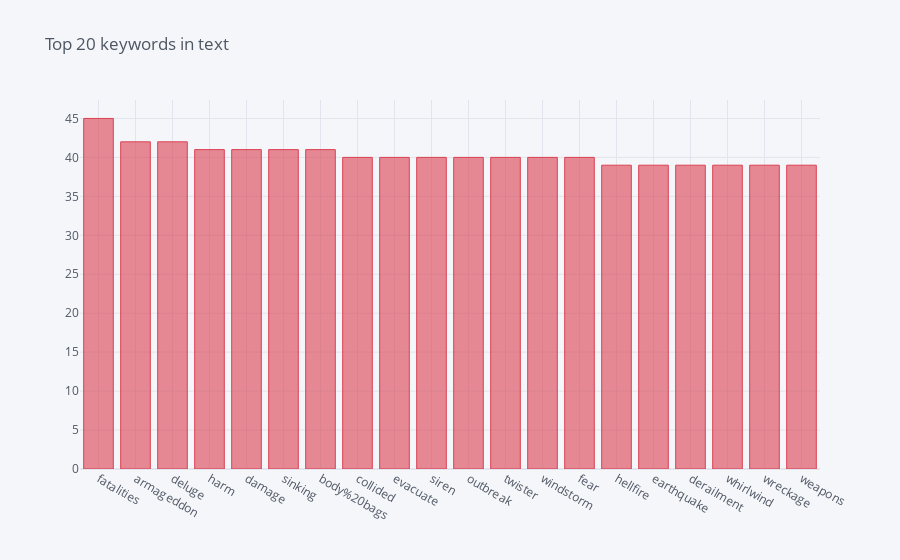

The notebook cell this image was saved under:
### Code cell
print('Number of unique keywords: ', train['keyword'].nunique())
print('Percentage of tweets with keywords: ', len(train['keyword'].dropna())/ len(train) * 100)
train.keyword.value_counts()[:20].iplot(kind='bar', title='Top 20 keywords in text', color='red')

### Figure 1 — Plotly figure (JSON) as saved in the notebook; plotly's stock layout.template omitted (floating-point values rounded to 4 significant figures)
{"data": [{"marker": {"color": "rgba(219, 64, 82, 0.6)", "line": {"color": "rgba(219, 64, 82, 1.0)", "width": 1}}, "name": "keyword", "orientation": "v", "text": "", "type": "bar", "x": ["fatalities", "armageddon", "deluge", "harm", "damage", "sinking", "body%20bags", "collided", "evacuate", "siren", "outbreak", "twister", "windstorm", "fear", "hellfire", "earthquake", "derailment", "whirlwind", "wreckage", "weapons"], "y": [45, 42, 42, 41, 41, 41, 41, 40, 40, 40, 40, 40, 40, 40, 39, 39, 39, 39, 39, 39]}], "layout": {"legend": {"bgcolor": "#F5F6F9", "font": {"color": "#4D5663"}}, "paper_bgcolor": "#F5F6F9", "plot_bgcolor": "#F5F6F9", "title": {"font": {"color": "#4D5663"}, "text": "Top 20 keywords in text"}, "xaxis": {"gridcolor": "#E1E5ED", "showgrid": true, "tickfont": {"color": "#4D5663"}, "title": {"font": {"color": "#4D5663"}, "text": ""}, "zerolinecolor": "#E1E5ED"}, "yaxis": {"gridcolor": "#E1E5ED", "showgrid": true, "tickfont": {"color": "#4D5663"}, "title": {"font": {"color": "#4D5663"}, "text": ""}, "zerolinecolor": "#E1E5ED"}}}
